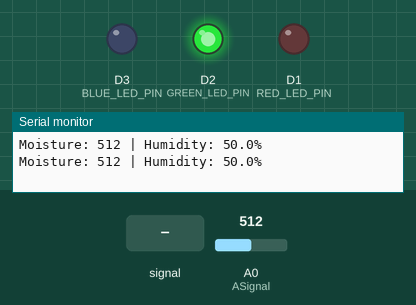
Recording of a sketch running on a simulated ESP8266 (NodeMCU). Shown: output pins drawn as LEDs (lit = HIGH), the last lines printed to the serial monitor. The inputs (shaded band) are chosen by the test bench; at power-on: A0 (ASignal) = 512.

Above: at 3.8 s.
3.9 s: A0 (ASignal) fed a 200 Hz sine of ±255 counts around its level
At 7.0 s:
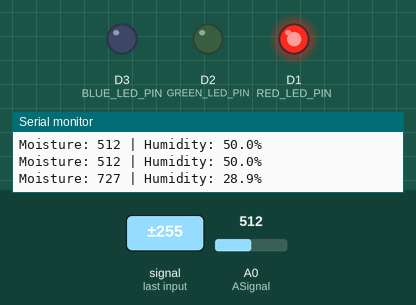
7.8 s: A0 (ASignal) set to 306
At 10.4 s:
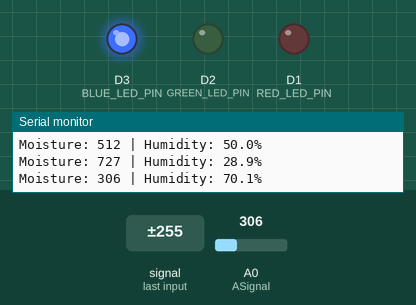
11.7 s: A0 (ASignal) set to 317
At 12.7 s:
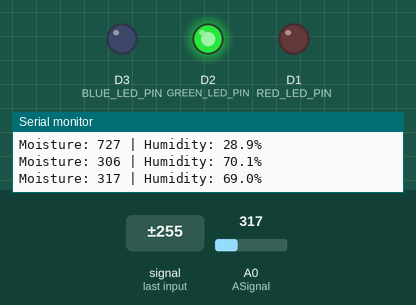
15.6 s: A0 (ASignal) set to 122
At 18.5 s:
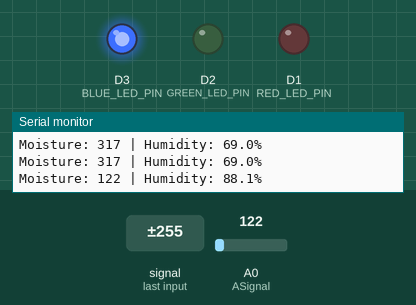
Timing chart, 0 to 20.0 s (numbered marks = the images above; inputs shaded):
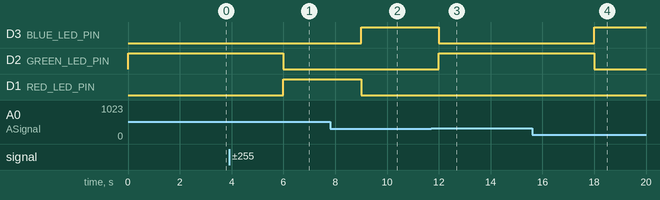

Measured:
- the behaviour switches between 306 and 307 on A0 (ASignal) (found by bisection; images 2 and 3)
- after the input at 3.9 s, D2 (GREEN_LED_PIN): HIGH → LOW after 2.1 s; D1 (RED_LED_PIN): LOW → HIGH after 2.1 s
- after the input at 7.8 s, D3 (BLUE_LED_PIN): LOW → HIGH after 1.2 s; D1 (RED_LED_PIN): HIGH → LOW after 1.2 s
- after the input at 11.7 s, D3 (BLUE_LED_PIN): HIGH → LOW after 0.30 s; D2 (GREEN_LED_PIN): LOW → HIGH after 0.30 s
- after the input at 15.6 s, D3 (BLUE_LED_PIN): LOW → HIGH after 2.4 s; D2 (GREEN_LED_PIN): HIGH → LOW after 2.4 s

The sketch:

smart_planter.ino
```cpp
int ASignal = A0;

// LED pins
#define RED_LED_PIN D1
#define GREEN_LED_PIN D2
#define BLUE_LED_PIN D3

void setup()
{
    pinMode(ASignal, INPUT);
    pinMode(RED_LED_PIN, OUTPUT);
    pinMode(GREEN_LED_PIN, OUTPUT);
    pinMode(BLUE_LED_PIN, OUTPUT);
    Serial.begin(9600);
}

void loop()
{
    int sensorValue = analogRead(ASignal);

    // Convert the sensor value to a percentage (0 - 100%)
    float humidityPercent = 100 - ((sensorValue / 1023.0) * 100);

    // Print sensor value and humidity percentage to Serial
    Serial.print("Moisture: ");
    Serial.print(sensorValue);
    Serial.print(" | Humidity: ");
    Serial.print(humidityPercent, 1);
    Serial.println("%");

    // Control LED based on humidity level
    if (humidityPercent > 70)
    {
        digitalWrite(BLUE_LED_PIN, HIGH);
        digitalWrite(GREEN_LED_PIN, LOW);
        digitalWrite(RED_LED_PIN, LOW);
    }
    else if (humidityPercent >= 30 && humidityPercent <= 70)
    {
        digitalWrite(BLUE_LED_PIN, LOW);
        digitalWrite(GREEN_LED_PIN, HIGH);
        digitalWrite(RED_LED_PIN, LOW);
    }
    else
    {
        digitalWrite(BLUE_LED_PIN, LOW);
        digitalWrite(GREEN_LED_PIN, LOW);
        digitalWrite(RED_LED_PIN, HIGH);
    }

    delay(3000);
}
```
